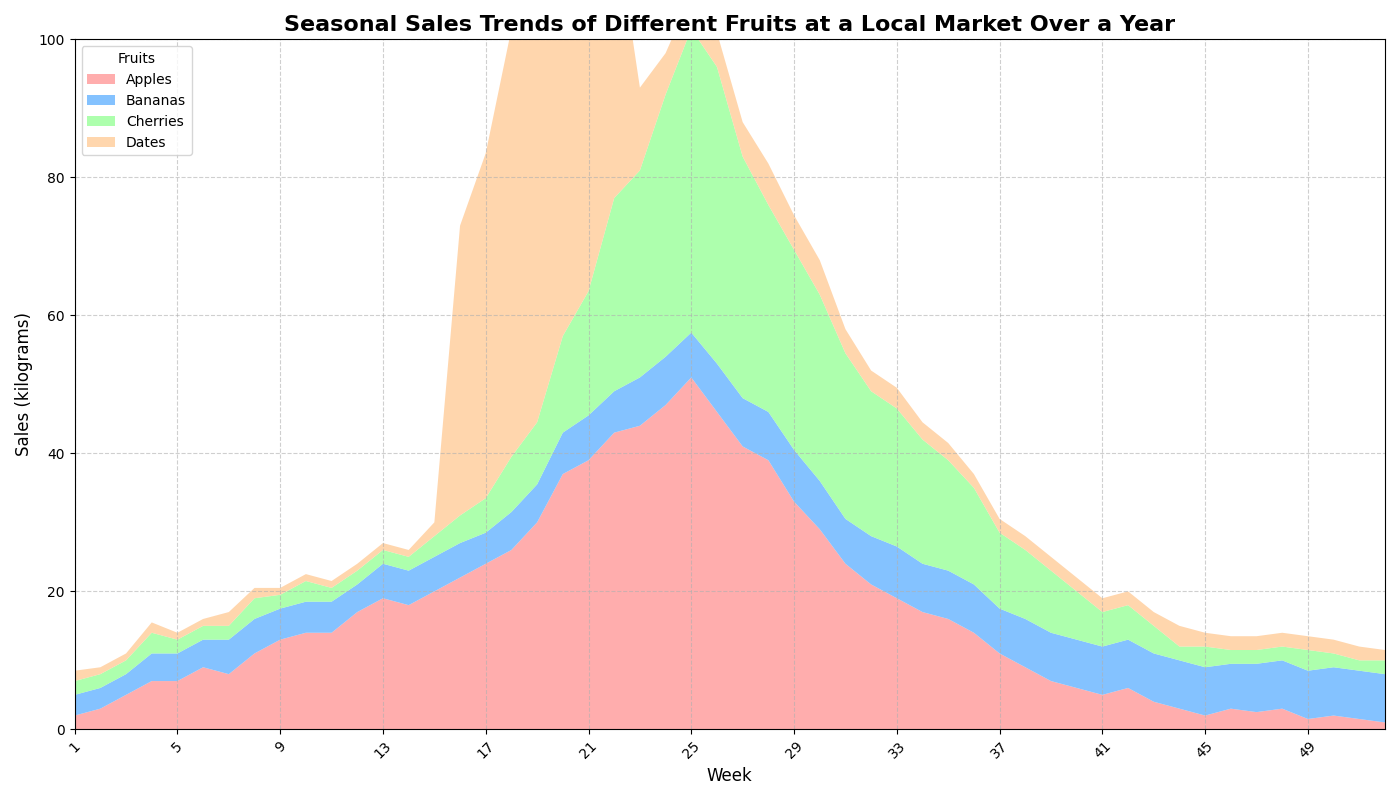

This figure's Python source:
import matplotlib.pyplot as plt
import numpy as np

# Weeks numbering for the x-axis (total 52 weeks in a year)
weeks = np.arange(1, 53)

# Manually altered weekly sales data for each fruit (in kilograms)
sales_apples = [2, 3, 5, 7, 7, 9, 8, 11, 13, 14, 14, 17, 19, 18, 20, 22, 24, 26, 30, 37, 39, 43, 44, 47, 51, 46, 41, 39, 33, 29, 24, 21, 19, 17, 16, 14, 11, 9, 7, 6, 5, 6, 4, 3, 2, 3, 2.5, 3, 1.5, 2, 1.5, 1]
sales_bananas = [3, 3, 3, 4, 4, 4, 5, 5, 4.5, 4.5, 4.5, 4, 5, 5, 5, 5, 4.5, 5.5, 5.5, 6, 6.5, 6, 7, 7, 6.5, 7, 7, 7, 7.5, 7, 6.5, 7, 7.5, 7, 7, 7, 6.5, 7, 7, 7, 7, 7, 7, 7, 7, 6.5, 7, 7, 7, 7, 7, 7]
sales_cherries = [2, 2, 2, 3, 2, 2, 2, 3, 2, 3, 2, 2, 2, 2, 3, 4, 5, 8, 9, 14, 18, 28, 30, 38, 44, 43, 35, 30, 29, 27, 24, 21, 20, 18, 16, 14, 11, 10, 9, 7, 5, 5, 4, 2, 3, 2, 2, 2, 3, 2, 1.5, 2]
sales_dates = [1.5, 1, 1, 1.5, 1, 1, 2, 1.5, 1, 1, 1, 1, 1, 1, 2, 42, 50, 62, 75, 78, 61, 41, 12, 6, 5, 5, 5, 6, 5, 5, 3.5, 3, 3, 2.5, 2.5, 2, 2, 2, 2, 2, 2, 2, 2, 3, 2, 2, 2, 2, 2, 2, 2, 1.5]

# Combined data for Stacked Area Plot
sales_data = np.vstack([sales_apples, sales_bananas, sales_cherries, sales_dates])

# Define the colors for each fruit
colors = ['#ff9999', '#66b3ff', '#99ff99', '#ffcc99']

# Create a figure with a single subplot
fig, ax = plt.subplots(figsize=(14, 8))

# Plot the stacked area chart
ax.stackplot(weeks, sales_data, labels=['Apples', 'Bananas', 'Cherries', 'Dates'], colors=colors, alpha=0.8)

# Titles and labels
ax.set_title('Seasonal Sales Trends of Different Fruits at a Local Market Over a Year', fontsize=16, fontweight='bold')
ax.set_xlabel('Week', fontsize=12)
ax.set_ylabel('Sales (kilograms)', fontsize=12)

# Add a legend
ax.legend(loc='upper left', title='Fruits')

# Customize grid and layout
ax.grid(linestyle='--', alpha=0.6)
ax.set_xticks(np.arange(1, 53, 4))  # Setting less frequent Xticks for readability
ax.set_xlim(1, 52)
ax.set_ylim(0, 100)

# Enhance readability of x-axis labels
plt.xticks(rotation=45)

# Automatically adjust layout to prevent overlap
plt.tight_layout()

# Show the plot
plt.show()
